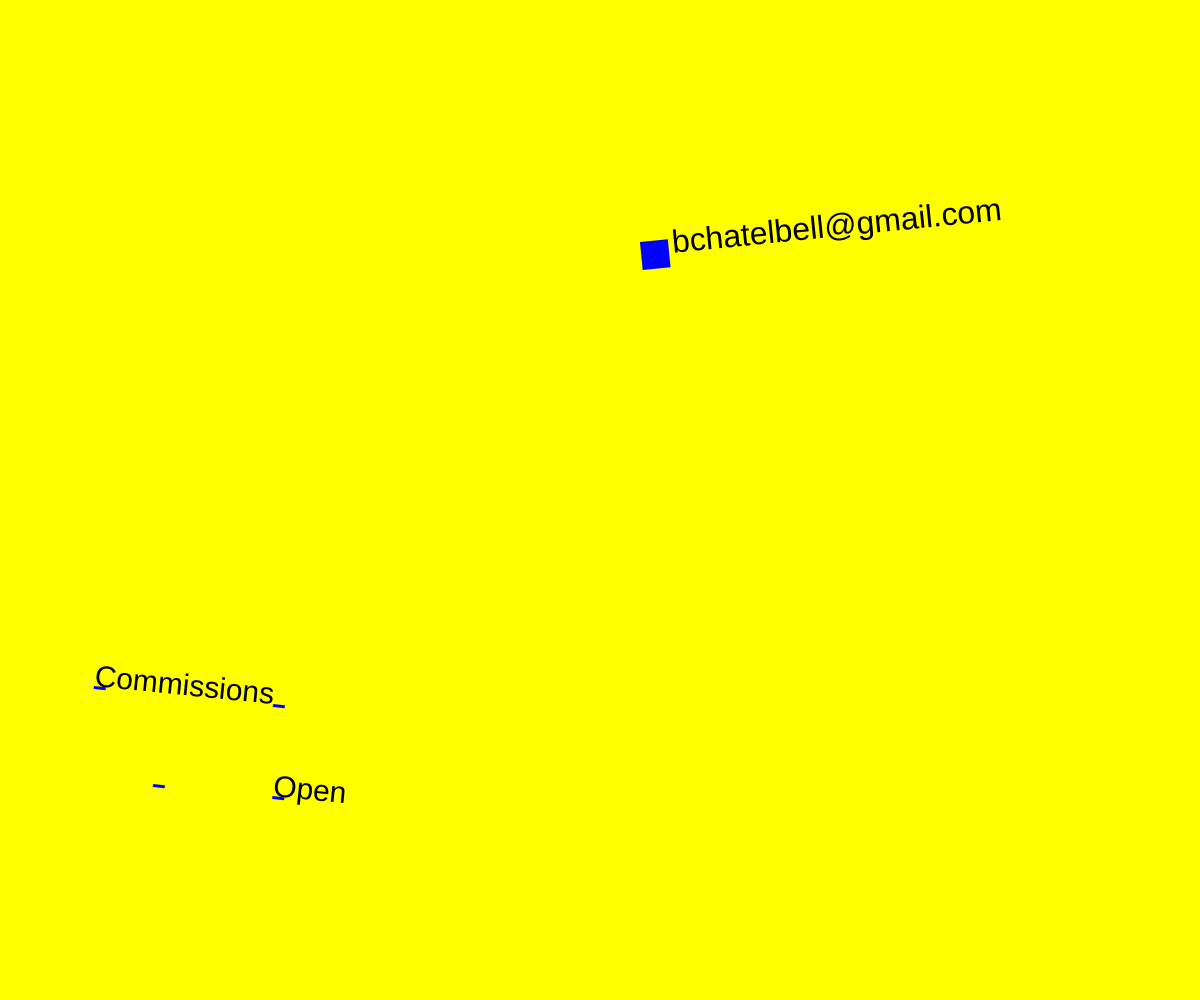
Frame 1 (no input)
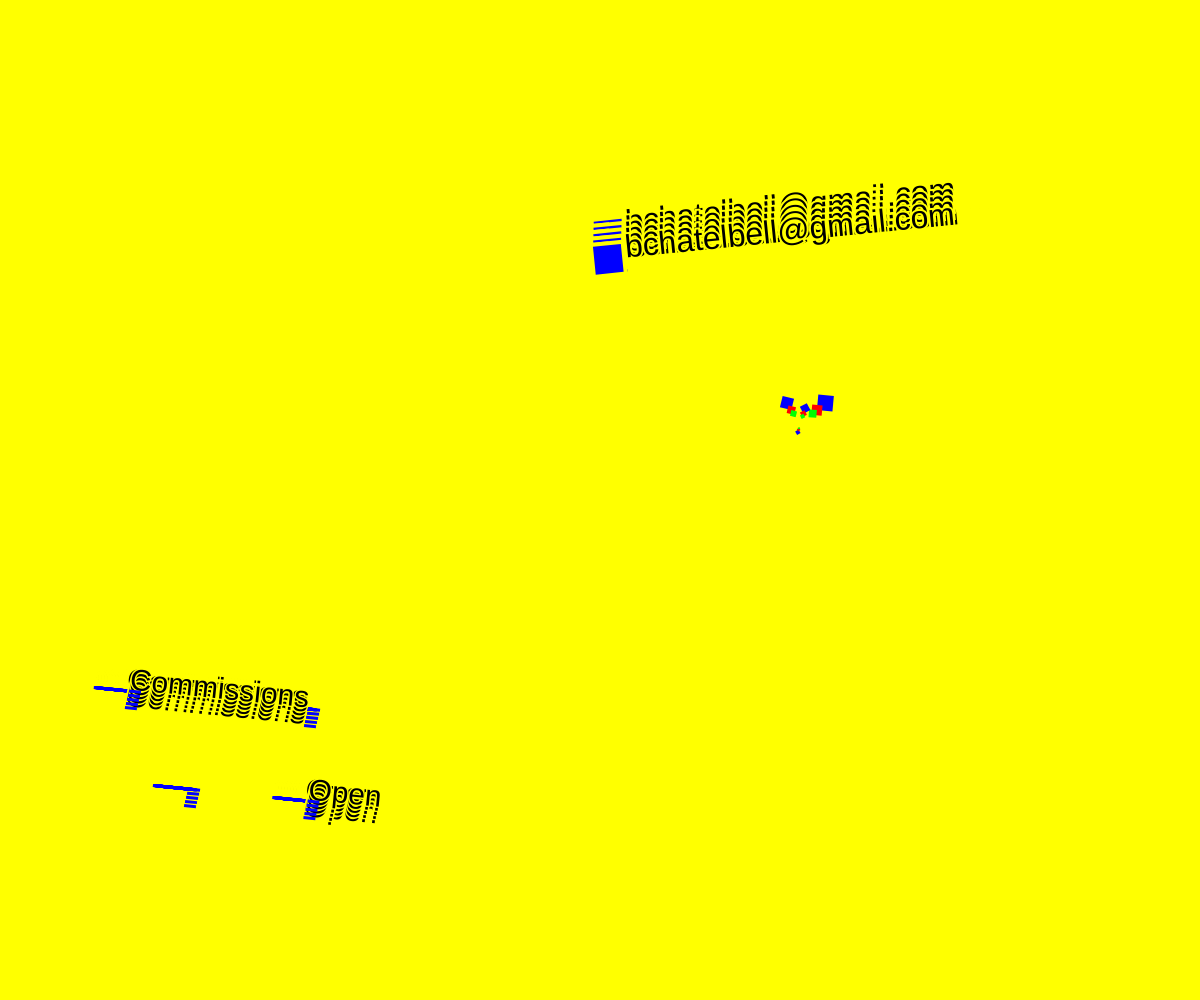
Frame 60 (no input)
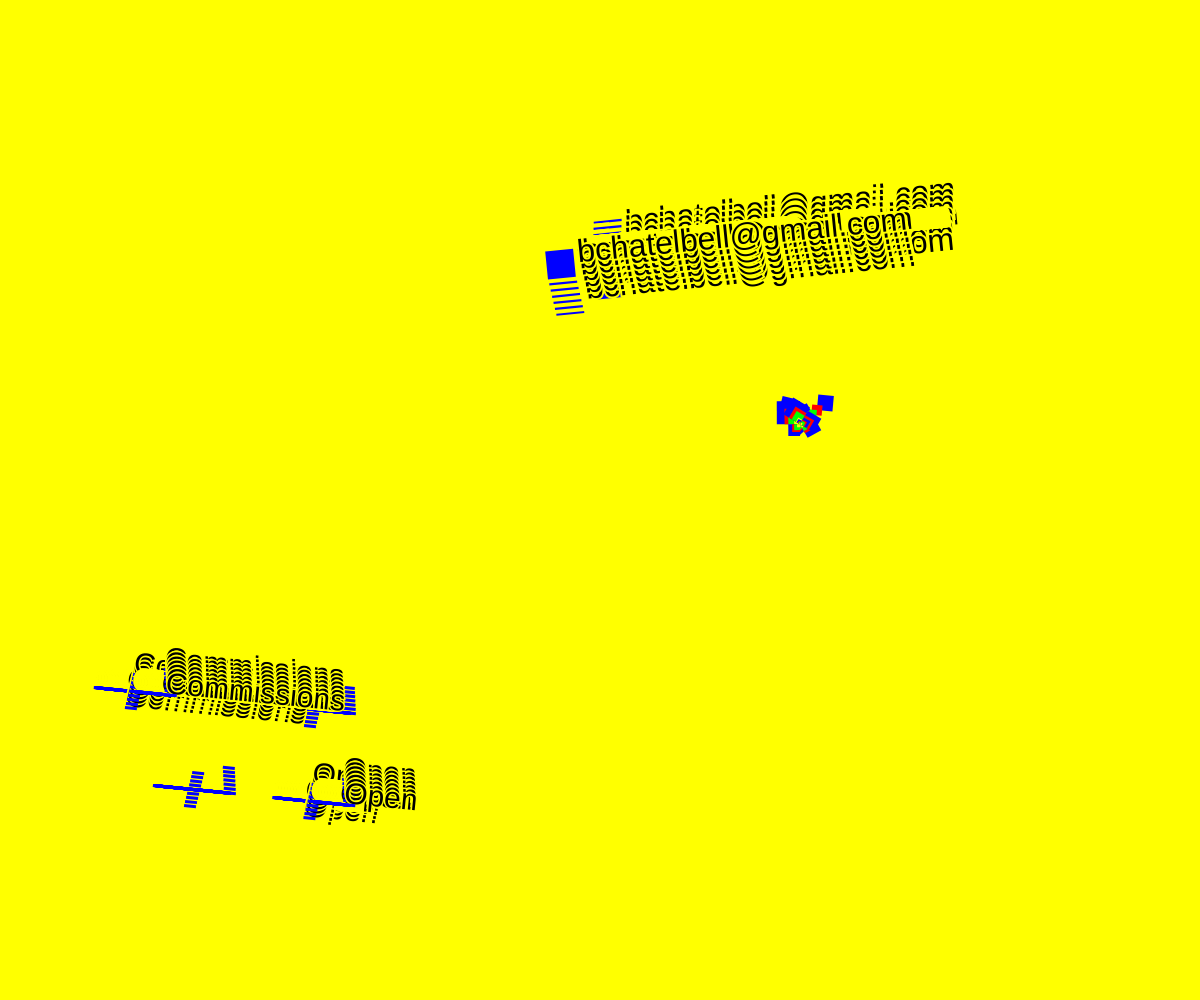
Frame 120 (the mouse pressed at the canvas centre since frame 60)

The p5.js sketch that drew these frames (run headless with seeded random() and noise() and a simulated clock; from frame 60 on, the mouse is pressed at the canvas centre):

// p5.js sketch
// ── sketch.js
function setup() {
  createCanvas(windowWidth, windowHeight);
  frameRate(120);
  background(255, 255, 0);
}

function draw() {
  let period = 120;
  let amplitude = 150;
  let y = amplitude * sin((TWO_PI * frameCount) / period);
  /*
see angular velocity in other code
*/

  noStroke();
  fill(0, 0, 255);
  translate(width / 2, height / 3);

  push();
  scale(0.5);
  translate(width / 3, height / 5.5);
  let r = (y / frameCount) * y;
  rotate(r);
  if ((y / frameCount) * y > 20) {
    y = 0;
  }
  rect(y, y, y, y);
  fill(255, 0, 0);
  rect(y / 1.5, y / 1.5, y / 1.5, y / 1.5);
  fill(0, 255, 0);
  rect(y / 2, y / 2, y / 2, y / 2);
  fill(255, 255, 0);
  rect(y / 4, y / 4, y / 4, y / 4);
  pop();
  console.log(y);
  // model the full wave
  //when you do this, move background into setup()
  let x = frameCount; // experiment with multiplying/ dividing this
  // Note also: frequency = 1/period, so note how this changes with frameCount
  push();
  scale(0.6);
  translate(width / 4, height / 5);
  rotate(0.1);
  fill("black");
  translate(-width / 2, height / 2);
  textSize(50);
  stroke(255, 255, 0);
  strokeWeight(5);
  text("Commissions", x - 500, y * 0.9);
  fill(0, 0, 255);
  noStroke();
  rect(x - 200, y * 0.9, 20, 5);
  rect(x - 500, y * 0.9, 20, 5);
  noFill();
  rectMode(CENTER);
  pop();

  push();
  scale(0.6);
  translate(width / 12, height / 3);
  rotate(0.1);
  fill("black");
  translate(-width / 2, height / 2);
  textSize(50);
  stroke(255, 255, 0);
  strokeWeight(5);
  text("Open", x, y * 0.9);
  fill(0, 0, 255);
  noStroke();
  rect(x, y * 0.9, 20, 5);
  rect(x - 200, y * 0.9, 20, 5);
  noFill();
  rectMode(CENTER);
  pop();

  push();
  scale(0.8);
  translate(width / 12, height / 5);
  rotate(-0.1);
  fill("black");
  translate(-width / 2, height / 2);
  textSize(40);
  stroke(255, 255, 0);
  strokeWeight(5);

  text("  bchatelbell@gmail.com", -x + 600, -y - 800);
  fill(0, 0, 255);
  rect(-x + 600 - 20, -y - 800 - 20, 20, 5);
  rect(-x + 600 - 20, -y - 800 - 20, 40, 40);

  noStroke();

  noFill();
  rectMode(CENTER);
  pop();

  // rect(0 + windowWidth / 2, 0, windowWidth - 20, windowHeight - 20);
  // fill(255);
  // noStroke();
  // rect(0, 150, 30, 200);
  // rect(windowWidth - 1, 150, 30, 200);
}
